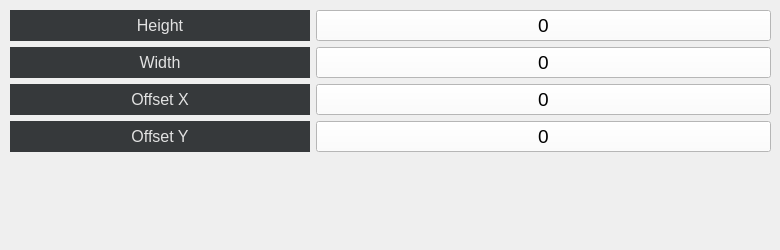
    <widget class="QWidget" name="cam">
     <attribute name="title">
      <string>Camera</string>
     </attribute>
     <widget class="QWidget" name="formLayoutWidget_5">
      <property name="geometry">
       <rect>
        <x>10</x>
        <y>10</y>
        <width>761</width>
        <height>231</height>
       </rect>
      </property>
      <layout class="QFormLayout" name="formLayout_5">
       <item row="0" column="0">
        <widget class="QLabel" name="helpTitle_22">
         <property name="minimumSize">
          <size>
           <width>300</width>
           <height>0</height>
          </size>
         </property>
         <property name="font">
          <font>
           <pointsize>12</pointsize>
           <weight>50</weight>
           <bold>false</bold>
          </font>
         </property>
         <property name="styleSheet">
          <string notr="true">background-color: rgb(54, 57, 59);
color: rgb(226, 226, 226);</string>
         </property>
         <property name="text">
          <string>Height</string>
         </property>
         <property name="alignment">
          <set>Qt::AlignCenter</set>
         </property>
        </widget>
       </item>
       <item row="0" column="1">
        <widget class="QPushButton" name="camHeightBtn">
         <property name="font">
          <font>
           <pointsize>14</pointsize>
           <weight>50</weight>
           <bold>false</bold>
          </font>
         </property>
         <property name="layoutDirection">
          <enum>Qt::RightToLeft</enum>
         </property>
         <property name="styleSheet">
          <string notr="true">border-color: rgb(255, 255, 255);
background-color: rgb(255, 255, 255);
alternate-background-color: rgb(255, 59, 42);</string>
         </property>
         <property name="text">
          <string>0</string>
         </property>
         <property name="flat">
          <bool>false</bool>
         </property>
        </widget>
       </item>
       <item row="1" column="0">
        <widget class="QLabel" name="helpTitle_23">
         <property name="minimumSize">
          <size>
           <width>300</width>
           <height>0</height>
          </size>
         </property>
         <property name="font">
          <font>
           <pointsize>12</pointsize>
           <weight>50</weight>
           <bold>false</bold>
          </font>
         </property>
         <property name="styleSheet">
          <string notr="true">background-color: rgb(54, 57, 59);
color: rgb(226, 226, 226);</string>
         </property>
         <property name="text">
          <string>Width</string>
         </property>
         <property name="alignment">
          <set>Qt::AlignCenter</set>
         </property>
        </widget>
       </item>
       <item row="1" column="1">
        <widget class="QPushButton" name="camWidthBtn">
         <property name="font">
          <font>
           <pointsize>14</pointsize>
           <weight>50</weight>
           <bold>false</bold>
          </font>
         </property>
         <property name="layoutDirection">
          <enum>Qt::RightToLeft</enum>
         </property>
         <property name="styleSheet">
          <string notr="true">border-color: rgb(255, 255, 255);
background-color: rgb(255, 255, 255);
alternate-background-color: rgb(255, 59, 42);</string>
         </property>
         <property name="text">
          <string>0</string>
         </property>
         <property name="flat">
          <bool>false</bool>
         </property>
        </widget>
       </item>
       <item row="2" column="0">
        <widget class="QLabel" name="helpTitle_24">
         <property name="minimumSize">
          <size>
           <width>300</width>
           <height>0</height>
          </size>
         </property>
         <property name="font">
          <font>
           <pointsize>12</pointsize>
           <weight>50</weight>
           <bold>false</bold>
          </font>
         </property>
         <property name="styleSheet">
          <string notr="true">background-color: rgb(54, 57, 59);
color: rgb(226, 226, 226);</string>
         </property>
         <property name="text">
          <string>Offset X</string>
         </property>
         <property name="alignment">
          <set>Qt::AlignCenter</set>
         </property>
        </widget>
       </item>
       <item row="2" column="1">
        <widget class="QPushButton" name="camOffsetXBtn">
         <property name="font">
          <font>
           <pointsize>14</pointsize>
           <weight>50</weight>
           <bold>false</bold>
          </font>
         </property>
         <property name="layoutDirection">
          <enum>Qt::RightToLeft</enum>
         </property>
         <property name="styleSheet">
          <string notr="true">border-color: rgb(255, 255, 255);
background-color: rgb(255, 255, 255);
alternate-background-color: rgb(255, 59, 42);</string>
         </property>
         <property name="text">
          <string>0</string>
         </property>
         <property name="flat">
          <bool>false</bool>
         </property>
        </widget>
       </item>
       <item row="3" column="0">
        <widget class="QLabel" name="helpTitle_25">
         <property name="minimumSize">
          <size>
           <width>300</width>
           <height>0</height>
          </size>
         </property>
         <property name="font">
          <font>
           <pointsize>12</pointsize>
           <weight>50</weight>
           <bold>false</bold>
          </font>
         </property>
         <property name="styleSheet">
          <string notr="true">background-color: rgb(54, 57, 59);
color: rgb(226, 226, 226);</string>
         </property>
         <property name="text">
          <string>Offset Y</string>
         </property>
         <property name="alignment">
          <set>Qt::AlignCenter</set>
         </property>
        </widget>
       </item>
       <item row="3" column="1">
        <widget class="QPushButton" name="camOffsetYBtn">
         <property name="font">
          <font>
           <pointsize>14</pointsize>
           <weight>50</weight>
           <bold>false</bold>
          </font>
         </property>
         <property name="layoutDirection">
          <enum>Qt::RightToLeft</enum>
         </property>
         <property name="styleSheet">
          <string notr="true">border-color: rgb(255, 255, 255);
background-color: rgb(255, 255, 255);
alternate-background-color: rgb(255, 59, 42);</string>
         </property>
         <property name="text">
          <string>0</string>
         </property>
         <property name="flat">
          <bool>false</bool>
         </property>
        </widget>
       </item>
      </layout>
     </widget>
    </widget>
